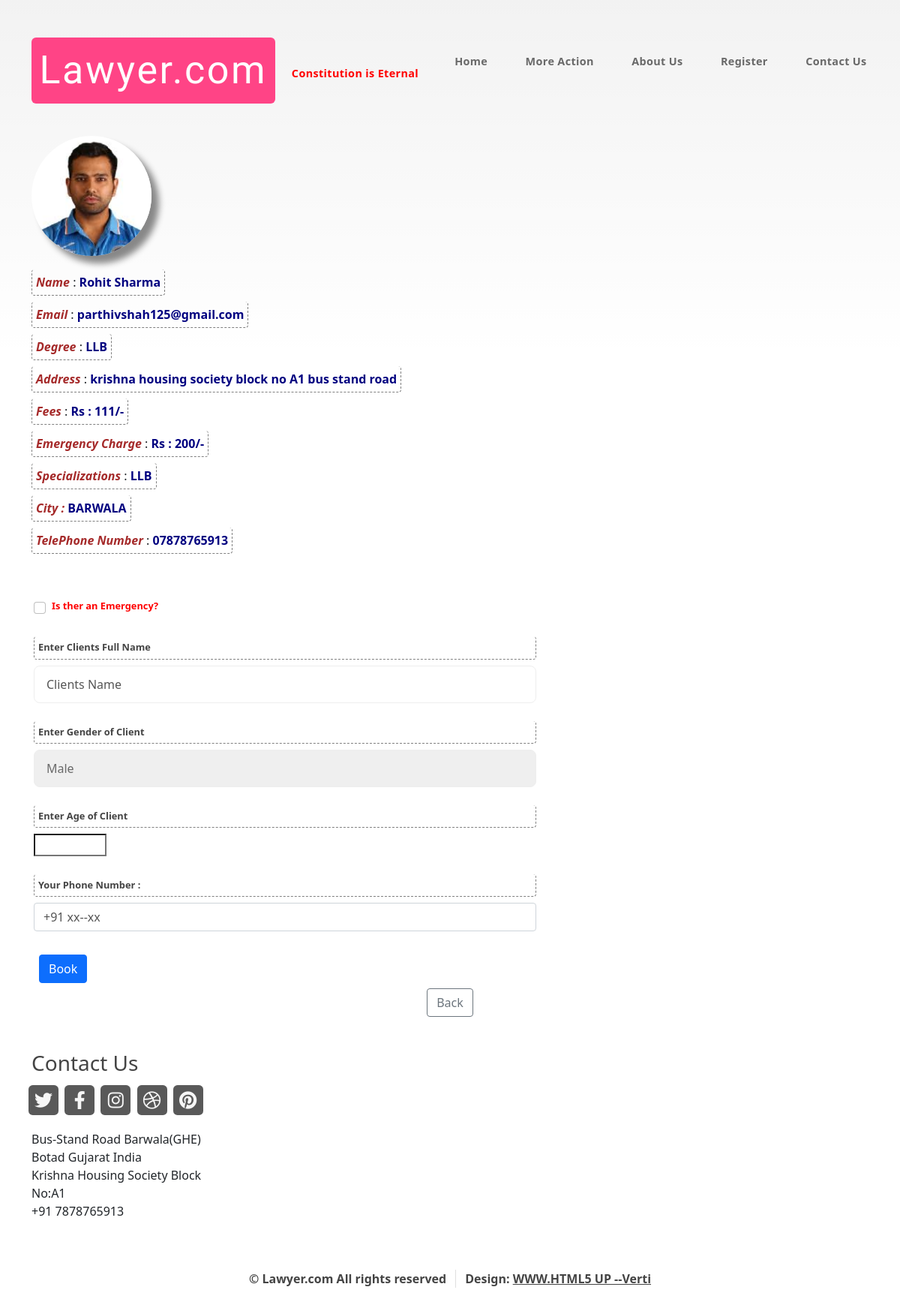
/consolt_view/2, run on the app's committed database.
### apnalawyer_app/models.py (models this page shows, shortened)
class Lawyer(models.Model):
    id = models.AutoField(primary_key=True) #aa pachhi thi add karel chhe-->primary_key
    image = models.ImageField(upload_to='lawyer_images', default="")
    name = models.CharField(max_length=40, null=False)
    address = models.CharField(max_length=150 , null=False)
    city = models.CharField(max_length=10 , null=False , default="")
    degree = models.CharField(max_length=40 , null=False)
    fees = models.CharField(max_length=8, null=False)
    office_address = models.CharField(max_length=150 , null=True)
    specializatioin = models.CharField(max_length=40 , null=True)
    average_time_per_client_minute = models.CharField(max_length=4 , null=False , default="30")
    mobile_number = models.CharField(max_length=15 ,  null=False)
    telephone_number = models.CharField( max_length=15 , null=False)
    email_id = models.EmailField(max_length=30 , null=False , unique=False)
    payment_number = models.CharField(max_length=15 ,null=False)
    emergency_charge = models.CharField( max_length=15 ,null=False)
    achievements = models.CharField(max_length=300, null=True)
    username = models.CharField(max_length=18 , null=False , unique=True)
    password = models.CharField(max_length=14 , null=False , unique=False)

### apnalawyer_app/views.py (the view)
# urls.py: path("consolt_view/<int:consolt_id>", views.consolt_view, name="consolt_view"),
def consolt_view(request, consolt_id):
    Lawyers = Lawyer.objects.filter(id=consolt_id)
    if request.user.is_authenticated:
        if request.method == 'POST':
            print(request.user)
            username = request.user.username
            name = request.POST.get('client_name')
            age = request.POST.get('client_age')
            gender = request.POST.get('client_gender')
            email_id = request.user.email
            phone_number = request.POST.get('phone_number')
            emergency = request.POST.get('emergency')
            l_id = consolt_id
            dateTime = timezone.now()
            confirmation_code = random.randint(1000 , 100000)
            appointments_record = Appointments(username = username , name=name , age=age , gender=gender , email_id = email_id ,
                                                phone_number = phone_number, emergency = emergency,
                                                confirmation_code = confirmation_code , l_id = l_id , dateTime = dateTime)
            appointments_record.save()
            subject = f' Appointment Successful with {Lawyers[0].name}'
            message = f' Thank You {name}, for Using Lawyer.com \n' \
                      f' We have Sent Your Details to {Lawyers[0].name} , They will Shortly Contact You. Thanks \n' \
                      f' Note That Your Confirmation Code is {confirmation_code}'
            email_from = settings.EMAIL_HOST_USER
            recipient_list = [email_id]
            send_mail(subject, message, email_from, recipient_list)
            print("SUCCESS : EMAIL REACHED client")
            subject = f' Greeting Sir , New Appointment from Lawyer.com'
            message = f' {username} has Apppointed You. Here is All Details \n' \
                      f' Name : {name}  \n' \
                      f' Gender : {gender} \n' \
                      f' Age : {age} \n' \
                      f' Email : {request.user.email} \n' \
                      f' Phone Number : {phone_number} \n' \
                      f' Emergency : {emergency} \n' \
                      f' Please Note Your Confirmation Code : {confirmation_code}'
            email_from = settings.EMAIL_HOST_USER
            recipient_list = [Lawyers[0].email_id]
            send_mail(subject, message, email_from, recipient_list)
            messages.success(request, "Appointment Successful , Check Your Email Please-->")
            print("SUCCESS : EMAIL REACHED Lawyer")
        else :
            return render(request, 'consolt_view.html',
                          {'lawyer': Lawyers[0]})  # [0] valu logic super chhe must learn every time
    elif request.method == 'POST' and not request.user.is_authenticated:
        return HttpResponse('''<center><h1><b> We Respect Your Time. <br>
                                            Please <a href="/user_sign_up.html">Sign Up</a> & if you have already Signed Up then Please <a href="/">Login</a> First
                                    </b></h1></center>''')
    else:
        return render(request, 'consolt_view.html',
                           {'lawyer': Lawyers[0]})  # [0] valu logic super chhe must learn every time
    return render(request, 'consolt_view.html', {'lawyer': Lawyers[0]})  # [0] valu logic super chhe must learn every time

### apnalawyer_app/templates/consolt_view.html (shortened to what this page needs)
{% extends 'base.html' %}
{% load static %}
{% block meta-tags %}
    <link href="https://cdn.jsdelivr.net/npm/bootstrap@5.0.0-beta3/dist/css/bootstrap.min.css" rel="stylesheet">
{% endblock %}
{% block body %}
 {% load static %}
 <div class="container main">
<div class="row g-3">
  <div class="col-md-2">
    <img src='/media/{{ lawyer.image }}' class="card-img" alt="..." height="160px">
  </div>
  <div class="col-12">
    <label for="inputAddress" class="form-label"><i>Name</i> : <b>{{ lawyer.name }}</b> </label>
    <br>
    <label for="inputEmail4" class="form-label"><i>Email</i> : <b>{{lawyer.email_id}}</b> </label>
    <br>
    <label for="inputAddress" class="form-label"><i>Degree</i> : <b>{{ lawyer.degree }}</b> </label>
    <br>
    <label for="inputAddress" class="form-label"><i>Address</i> : <b>{{ lawyer.address }}</b> </label>
    <br>
    <label for="inputZip" class="form-label"><i>Fees</i> : <b>Rs : {{ lawyer.fees }}/-</b> </label>
    <br>
    <label for="inputZip" class="form-label"><i>Emergency Charge</i> : <b>Rs : {{ lawyer.emergency_charge }}/-</b> </label>
    <br>
    <label for="inputAddress2" class="form-label"><i>Specializations</i> : <b>{{ lawyer.specializatioin }}</b>  </label>
    <br>
    <label for="inputCity" class="form-label"><i>City : </i> <b>{{ lawyer.city }}</b> </label>
    <br>
    <label for="inputZip" class="form-label"><i>TelePhone Number</i> : <b>{{ lawyer.telephone_number }}</b> </label>
    <br>
      </div>
</div>
    <form method="post" action="/consolt_view/{{ lawyer.id }}" class="needs-validation" novalidate>
    <div class="col-12">
      <div class="form-check">
        <input class="form-check-input" type="checkbox" id="emergency" name="emergency">
         <label class="form-check-label" for="gridCheck" id="label">
                  <b id="emergency_text">Is ther an Emergency? </b>
         </label>
      </div>
    </div> <br>
    <div class="form-group">
       <label for="client_name" class="form-label">Enter Clients Full Name</label>
       <input type="text" class="form-control" id="client_name" name="client_name" maxlength="30" placeholder="Clients Name" required>
     </div>
     <br>
    <div class="form-group">
     <label for="client_age" class="form-label">Enter Gender of Client</label>
      <select id="Client_age" name="client_gender">
        <option value="Male">Male</option>
     </select>
     </div>
    <br>
    <div class="form-group">
     <label for="client_age" class="form-label">Enter Age of Client</label>
      <input type="Number" name="client_age" required min="0" max="130">
     </div>
    <br>
    <div class="form-group">
    <label for="phone_number" class="form-label">Your Phone Number :</label>
    <input type="tel" class="form-control" id="user_phone_number" name="phone_number" maxlength="13" placeholder="+91 xx--xx" required>
  </div>
  <br>
  <div class="col-3">
    <button type="submit" class="btn btn-primary" id="appointment_button">Book</button>
  </div>
  </form>
  </div>
  <center>
    <div class="col-3">
    <a href="/consolt_page.html">
  <button type="button" class="btn btn-outline-secondary" id="back_button">Back</button>
  </a>
  </div>
  </center>
{% endblock %}

### apnalawyer_app/static/css/main.css (style rules this page uses)
html, body, div, span, applet, object, iframe, h1, h2, h3, h4, h5, h6, p, blockquote, pre, a, abbr, acronym, address, big, cite, code, del, dfn, em, img, ins, kbd, q, s, samp, small, strike, strong, sub, sup, tt, var, b, u, i, center, dl, dt, dd, ol, ul, li, fieldset, form, label, legend, table, caption, tbody, tfoot, thead, tr, th, td, article, aside, canvas, details, embed, figure, figcaption, footer, header, hgroup, menu, nav, output, ruby, section, summary, time, mark, audio, video { margin: 0; padding: 0; border: 0; font-size: 100%; font: inherit; vertical-align: baseline; }
body { line-height: 1; }
body { -webkit-text-size-adjust: none; }
input, select, textarea { -moz-appearance: none; -webkit-appearance: none; -ms-appearance: none; appearance: none; }
html { box-sizing: border-box; }
*, *:before, *:after { box-sizing: inherit; }
body { background-image: -moz-linear-gradient(top, rgba(0, 0, 0, 0.05), rgba(0, 0, 0, 0)); background-image: -webkit-linear-gradient(top, rgba(0, 0, 0, 0.05), rgba(0, 0, 0, 0)); background-image: -ms-linear-gradient(top, rgba(0, 0, 0, 0.05), rgba(0, 0, 0, 0)); background-image: linear-gradient(top, rgba(0, 0, 0, 0.05), rgba(0, 0, 0, 0)); background-color: #f7f7f7; background-position: top left, top left; background-repeat: repeat-x, repeat; background-size: 100% 30em, auto; font-family: 'Open Sans', sans-serif; font-size: 13pt; color: #696969; font-weight: 300; line-height: 2.25em; }
input, select, textarea { font-family: 'Open Sans', sans-serif; font-size: 13pt; color: #696969; font-weight: 300; line-height: 2.25em; }
a { color: #0090c5; text-decoration: underline; }
b, strong { font-weight: 600; color: #444; }
i, em { font-style: italic; }
.container { margin: 0 auto; max-width: 100%; width: 1400px; }
@media screen and (max-width: 1680px) { .container { width: 1200px; } }
@media screen and (max-width: 1280px) { .container { width: 960px; } }
.row { display: flex; flex-wrap: wrap; box-sizing: border-box; align-items: stretch; }
.row > * { box-sizing: border-box; }
.row > .col-12 { width: 100%; }
.row { margin-top: -40px; margin-left: -40px; }
.row > * { padding: 40px 0 0 40px; }
@media screen and (max-width: 1680px) { .row { display: flex; flex-wrap: wrap; box-sizing: border-box; align-items: stretch; } }
@media screen and (max-width: 1680px) { .row > * { box-sizing: border-box; } }
@media screen and (max-width: 1680px) { .row { margin-top: -40px; margin-left: -40px; } }
@media screen and (max-width: 1680px) { .row > * { padding: 40px 0 0 40px; } }
@media screen and (max-width: 1280px) { .row { display: flex; flex-wrap: wrap; box-sizing: border-box; align-items: stretch; } }
@media screen and (max-width: 1280px) { .row > * { box-sizing: border-box; } }
@media screen and (max-width: 1280px) { .row { margin-top: -25px; margin-left: -25px; } }
@media screen and (max-width: 1280px) { .row > * { padding: 25px 0 0 25px; } }
form label { display: block; font-weight: 800; margin: 0 0 1em 0; font-size: 0.8em; color: #444; }
form input[type="text"], form input[type="email"], form input[type="password"], form select, form textarea { -webkit-appearance: none; display: block; width: 100%; border-radius: 8px; border: solid 1px #eee; }
form input[type="text"], form input[type="email"], form input[type="password"] { line-height: 3em; padding: 0 1em; }
form select { line-height: 3em; padding: 0 1em; }
input[type="button"], input[type="submit"], input[type="reset"], button, .button { -moz-transition: background-color .25s ease-in-out; -webkit-transition: background-color .25s ease-in-out; -ms-transition: background-color .25s ease-in-out; transition: background-color .25s ease-in-out; -webkit-appearance: none; position: relative; display: inline-block; background: #0090c5; color: #fff; text-decoration: none; border-radius: 6px; font-weight: 800; outline: 0; border: 0; cursor: pointer; font-size: 1.35em; padding: 0.6em 1.5em; }
@media screen and (max-width: 1680px) { body, input, select, textarea { font-size: 12pt; } }
@media screen and (max-width: 1280px) { body, input, select, textarea { font-size: 11pt; } }

### data on the page
Lawyer: image (picture), name "Rohit Sharma", email_id "parthivshah125@gmail.com", degree "LLB", address "krishna housing society block no A1 bus stand road", fees "111", emergency_charge "200", specializatioin "LLB", city "BARWALA", telephone_number "07878765913"
